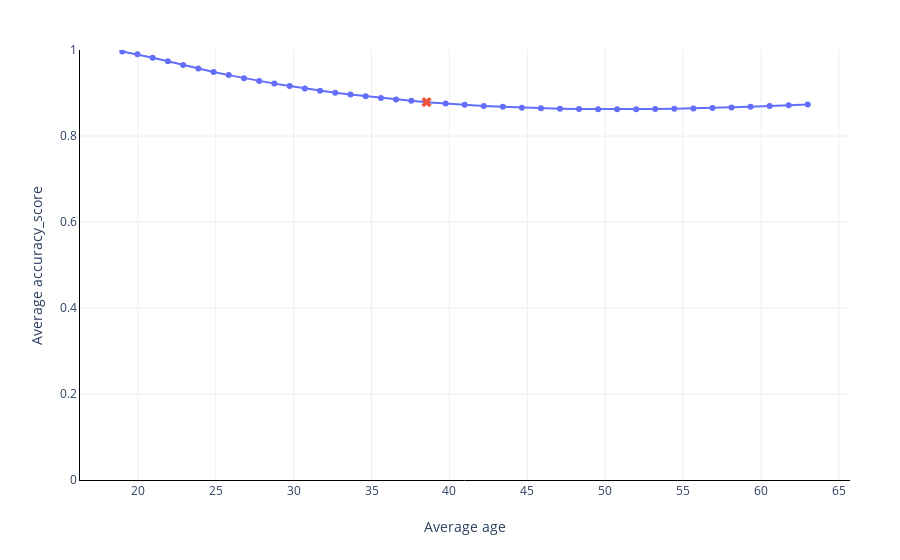

Notebook code cell kept with this figure:
### Markdown cell above
With `ethik` we can see how performant the model is with respect to a variable, for example `age`.

### Code cell
explainer.plot_performance(
    X_test=X_test['age'],
    y_test=y_test,
    y_pred=y_pred > 0.5,
    metric=metrics.accuracy_score,
)

### Figure 1 — Plotly figure (JSON) as saved in the notebook; plotly's stock layout.template omitted (floating-point values rounded to 4 significant figures)
{"data": [{"hoverinfo": "x+y", "mode": "lines+markers", "showlegend": false, "type": "scatter", "x": [19, 19.98, 20.95, 21.93, 22.91, 23.88, 24.86, 25.84, 26.81, 27.79, 28.77, 29.74, 30.72, 31.7, 32.67, 33.65, 34.63, 35.6, 36.58, 37.56, 38.53, 39.76, 40.98, 42.2, 43.43, 44.65, 45.87, 47.1, 48.32, 49.54, 50.77, 51.99, 53.21, 54.44, 55.66, 56.88, 58.11, 59.33, 60.55, 61.78, 63], "y": [0.9964, 0.9901, 0.9822, 0.9737, 0.9651, 0.9569, 0.949, 0.9416, 0.9346, 0.928, 0.9218, 0.916, 0.9106, 0.9055, 0.9008, 0.8964, 0.8923, 0.8885, 0.885, 0.8817, 0.8788, 0.8754, 0.8725, 0.87, 0.8678, 0.866, 0.8645, 0.8634, 0.8626, 0.8622, 0.862, 0.8621, 0.8625, 0.8632, 0.8641, 0.8652, 0.8665, 0.868, 0.8697, 0.8715, 0.8734]}, {"hoverinfo": "text", "marker": {"size": 9, "symbol": "x"}, "mode": "markers", "name": "Original mean", "showlegend": false, "text": ["Dataset mean"], "type": "scatter", "x": [38.53], "y": [0.8788]}], "layout": {"margin": {"r": 50, "t": 50}, "plot_bgcolor": "white", "xaxis": {"gridcolor": "#eee", "linecolor": "black", "showgrid": true, "showline": true, "title": {"text": "Average age"}, "zeroline": false}, "yaxis": {"gridcolor": "#eee", "linecolor": "black", "range": [0, 1], "showgrid": true, "showline": true, "title": {"text": "Average accuracy_score"}}}}
